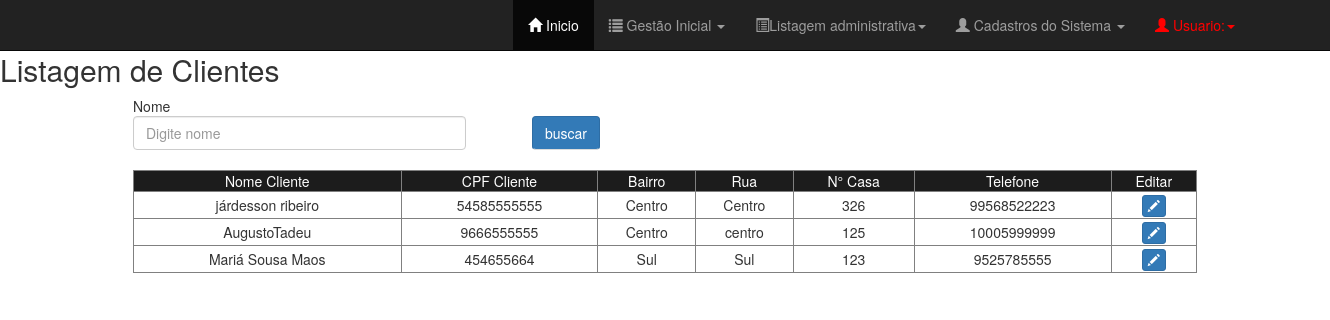
/Views/TelaListagemClientes.php, run on an earlier commit of the app's database.
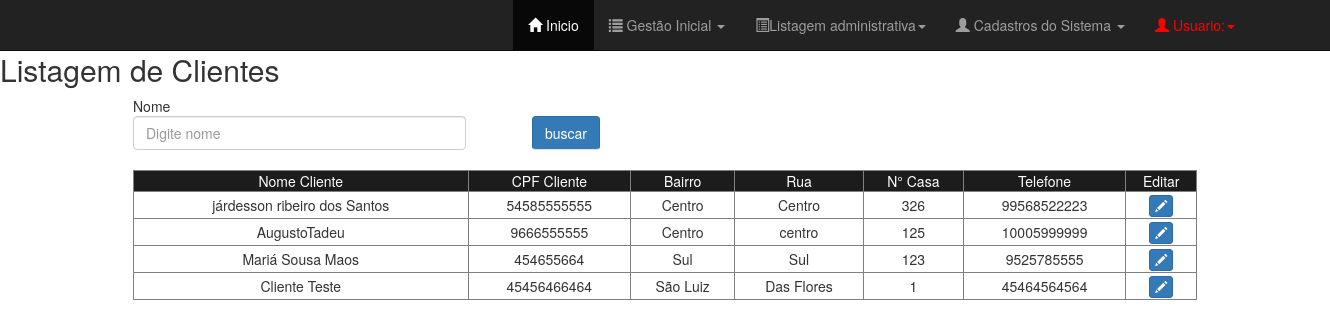
And on a later commit of the database.
### tables this page shows
CREATE TABLE `tab_cliente` (
  `cod_cliente` int(11) NOT NULL,
  `nome_cliente` varchar(50) DEFAULT NULL,
  `cpf_cliente` varchar(11) DEFAULT NULL,
  `telefone` varchar(11) DEFAULT NULL,
  `data_nascimento` date DEFAULT NULL,
  `rua_cliente` varchar(60) DEFAULT NULL,
  `bairro_cliente` varchar(60) DEFAULT NULL,
  `numero` int(11) DEFAULT NULL
);

### Views/TelaListagemClientes.php (the view, shortened to what this page needs)
<?php
	$c = new conectar();
    $conexao = $c->conexao();
    $sql =  "SELECT nome_cliente, cpf_cliente, bairro_cliente, rua_cliente, numero, telefone, cod_cliente FROM tab_cliente";
    $result = mysqli_query($conexao, $sql);
?>
<!DOCTYPE html>
<html>
<head>
	<?php require_once "TelaMenu.php" ?>
	<link rel="stylesheet" type="text/css" href="../css/listagem_geral.css">
	<link rel="stylesheet" type="text/css" href="../css/estiloModal.css">
	<link rel="stylesheet" type="text/css" href="../lib/bootstrap/css/bootstrap.css">
</head>
<body>
	<div class="principal">
		<div id="cabecalho_pesquisa">
		<h2>Listagem de Clientes</h2>
				<div id="pesquisa">
					<form id="frmpesquisa" action="listagem/listagemCliente.esp.php" method="POST">
						<span id="de">Nome</span>
						<input type="text" class="form-control" id="busca_nome_cliente" name="busca_nome_cliente" placeholder="Digite nome" required></input>
						<button type="submit" class="btn btn-primary" id="btnPesquisaData">buscar</button>
					</form>
				</div>
		</div>
				<div id="mostrapedidos">
					<table border="1" class="" id="tabeladepedidos">
						<tr id="topo_tabela">
							<td>Nome Cliente</td>
							<td>CPF Cliente</td>
							<td>Bairro</td>
							<td>Rua</td>
							<td>N° Casa</td>
							<td>Telefone</td>
							<td>Editar</td>
						</tr>
						<?php while($mostrar = mysqli_fetch_row($result)): ?>
						<tr id="corpo_tabela">
							<td><?php echo $mostrar[0]; ?></td>
							<td><?php echo $mostrar[1]; ?></td>
							<td><?php echo $mostrar[2]; ?></td>
							<td><?php echo $mostrar[3]; ?></td>
							<td><?php echo $mostrar[4]; ?></td>
							<td><?php echo $mostrar[5]; ?></td>
							<td>
								<span  data-toggle="modal" data-target="#abremodalUpdateProduto" class="btn btn-primary btn-xs" onclick="atualizarCliente('<?php echo $mostrar[6] ?>')">
									<span class="glyphicon glyphicon-pencil"></span>
								</span>
							</td>
						</tr>
			<?php endWhile; ?>
					</table>
				</div>
		</div>
</body>
</html>

What changed in the data, as far as the page shows it:
changed tab_cliente: nome_cliente "járdesson ribeiro" → "járdesson ribeiro dos Santos"
added tab_cliente: nome_cliente "Cliente Teste", cpf_cliente "45456466464", bairro_cliente "São Luiz", rua_cliente "Das Flores", numero "1", telefone "45464564564"
